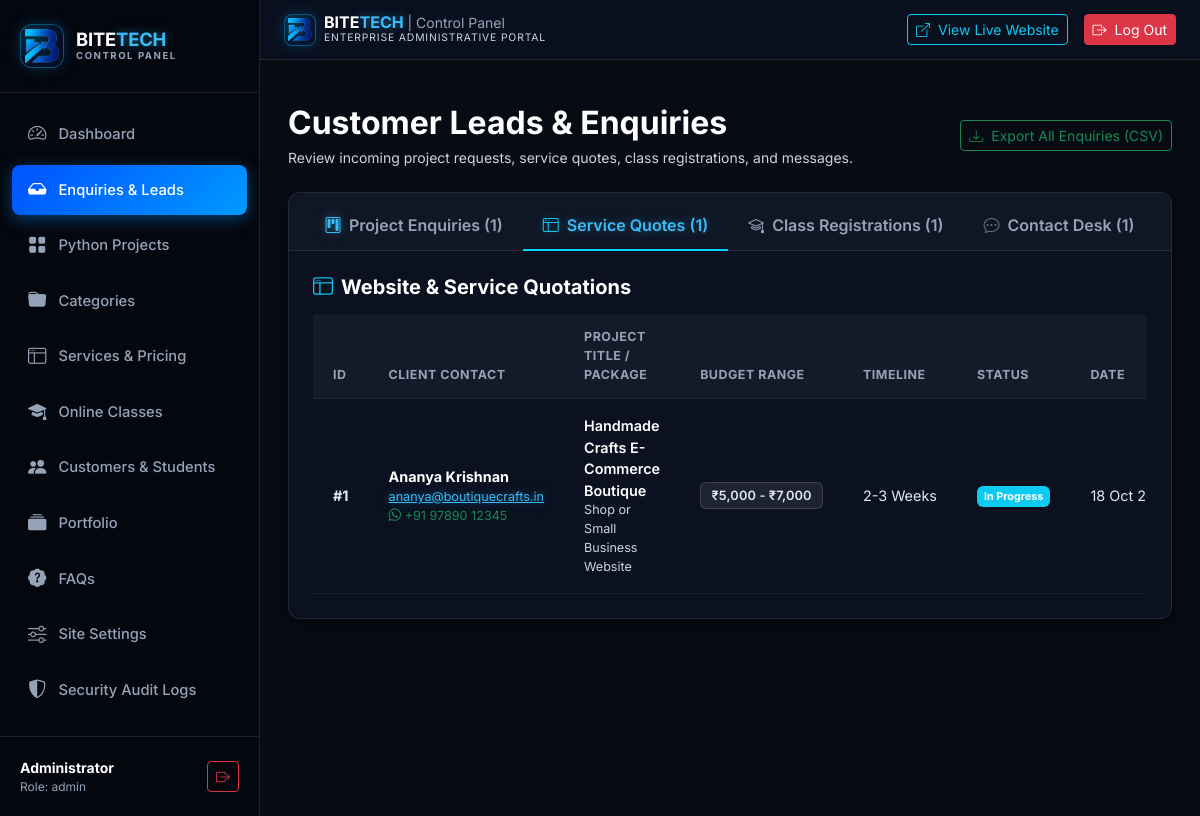
Screenshot of /admin/enquiries?type=services (signed in) with the database file from the repository.
### models.py (models this page shows, shortened)
class ServiceEnquiry(db.Model):
    __tablename__ = 'service_enquiries'
    id = db.Column(db.Integer, primary_key=True)
    user_id = db.Column(db.Integer, db.ForeignKey('users.id', ondelete='SET NULL'), nullable=True)
    service_id = db.Column(db.Integer, db.ForeignKey('services.id', ondelete='SET NULL'), nullable=True)
    client_name = db.Column(db.String(120), nullable=False)
    client_email = db.Column(db.String(120), nullable=False)
    client_phone = db.Column(db.String(30), nullable=False)
    project_title = db.Column(db.String(200), nullable=False)
    budget_range = db.Column(db.String(100), default='₹5,000 - ₹10,000')
    project_requirements = db.Column(db.Text, nullable=False)
    target_timeline = db.Column(db.String(100), default='1-2 Weeks')
    status = db.Column(db.String(30), default='New', nullable=False, index=True)
    admin_notes = db.Column(db.Text, nullable=True)
    company_response = db.Column(db.Text, nullable=True)
    created_at = db.Column(db.DateTime, default=utc_now, index=True)
    service = db.relationship('Service', back_populates='enquiries')
    user = db.relationship('User', back_populates='service_enquiries')

class Service(db.Model):
    __tablename__ = 'services'
    id = db.Column(db.Integer, primary_key=True)
    title = db.Column(db.String(200), nullable=False)
    slug = db.Column(db.String(200), unique=True, nullable=False, index=True)
    short_description = db.Column(db.String(350), nullable=False)
    full_description = db.Column(db.Text, nullable=False)
    starting_price = db.Column(db.String(100), default='₹5,000', nullable=False)
    price_integer = db.Column(db.Integer, default=5000, nullable=False)
    timeline = db.Column(db.String(100), default='5-7 Working Days', nullable=False)
    features = db.Column(db.Text, nullable=True)  # Newline-separated
    deliverables = db.Column(db.Text, nullable=True)  # Newline-separated
    project_requirements = db.Column(db.Text, nullable=True)
    hosting_duration = db.Column(db.String(200), default='Configurable (e.g. 1 Year or Not Included)', nullable=True)
    domain_included = db.Column(db.String(200), default='Optional / As configured by company', nullable=True)
    renewal_cost = db.Column(db.String(200), default='Billed annually as per selected hosting provider', nullable=True)
    additional_charges = db.Column(db.String(255), default='Payment gateway setup, extra pages, and premium plugins charged separately', nullable=True)
    is_published = db.Column(db.Boolean, default=True, nullable=False, index=True)
    is_featured = db.Column(db.Boolean, default=False, nullable=False)
    created_at = db.Column(db.DateTime, default=utc_now)
    updated_at = db.Column(db.DateTime, default=utc_now, onupdate=utc_now)
    enquiries = db.relationship('ServiceEnquiry', back_populates='service', cascade='all, delete-orphan')

### routes/admin.py (the view)
@admin_bp.route('/enquiries')
@admin_login_required
def enquiries():
    enquiry_type = request.args.get('type', 'all')
    status_filter = request.args.get('status', 'all')
    p_query = ProjectEnquiry.query
    c_query = CourseEnquiry.query
    s_query = ServiceEnquiry.query
    m_query = ContactMessage.query
    if status_filter != 'all':
        p_query = p_query.filter_by(status=status_filter)
        c_query = c_query.filter_by(status=status_filter)
        s_query = s_query.filter_by(status=status_filter)
        m_query = m_query.filter_by(status=status_filter)
    project_enquiries = p_query.order_by(ProjectEnquiry.created_at.desc()).all()
    course_enquiries = c_query.order_by(CourseEnquiry.created_at.desc()).all()
    service_enquiries = s_query.order_by(ServiceEnquiry.created_at.desc()).all()
    contact_messages = m_query.order_by(ContactMessage.created_at.desc()).all()
    return render_template(
        'admin/enquiries.html',
        enquiry_type=enquiry_type,
        status_filter=status_filter,
        project_enquiries=project_enquiries,
        course_enquiries=course_enquiries,
        service_enquiries=service_enquiries,
        contact_messages=contact_messages
    )

### models.py (called while the page is built)
    @property
    def is_admin(self):
        return self.role in ('admin', 'superadmin')

    @classmethod
    def get_setting(cls, key, default=''):
        try:
            item = cls.query.filter_by(key=key).first()
            return item.value if item and item.value is not None else default
        except Exception:
            return default

### security.py (called while the page is built)
def get_incident_mode():
    try:
        from models import SiteSetting
        return SiteSetting.get_setting('incident_mode', 'normal')
    except Exception:
        return 'normal'

### templates/admin/enquiries.html (shortened to what this page needs)
{% extends 'admin/base.html' %}
{% block content %}
<div class="d-flex flex-wrap align-items-center justify-content-between gap-3 mb-4">
  <div>
    <h2 class="fw-bold text-white mb-1">Customer Leads & Enquiries</h2>
    <p class="text-light-silver small mb-0">Review incoming project requests, service quotes, class registrations, and messages.</p>
  </div>
  <div class="d-flex gap-2">
    <a href="{{ url_for('admin.enquiries_export') }}" class="btn btn-outline-success btn-sm">
      <i class="bi bi-download me-1"></i> Export All Enquiries (CSV)
    </a>
  </div>
</div>
<div class="admin-card mb-4 p-0 overflow-hidden">
  <ul class="nav nav-tabs px-3 pt-2 border-bottom" id="enquiryTab" role="tablist">
    <li class="nav-item">
      <a class="nav-link {% if enquiry_type in ('all', 'projects') %}active fw-semibold{% endif %}" href="{{ url_for('admin.enquiries', type='projects') }}">
        <i class="bi bi-kanban text-cyan-glow me-1"></i> Project Enquiries ({{ project_enquiries|length }})
      </a>
    </li>
    <li class="nav-item">
      <a class="nav-link {% if enquiry_type == 'services' %}active fw-semibold{% endif %}" href="{{ url_for('admin.enquiries', type='services') }}">
        <i class="bi bi-window-sidebar text-info me-1"></i> Service Quotes ({{ service_enquiries|length }})
      </a>
    </li>
    <li class="nav-item">
      <a class="nav-link {% if enquiry_type == 'courses' %}active fw-semibold{% endif %}" href="{{ url_for('admin.enquiries', type='courses') }}">
        <i class="bi bi-mortarboard text-purple me-1"></i> Class Registrations ({{ course_enquiries|length }})
      </a>
    </li>
    <li class="nav-item">
      <a class="nav-link {% if enquiry_type == 'contacts' %}active fw-semibold{% endif %}" href="{{ url_for('admin.enquiries', type='contacts') }}">
        <i class="bi bi-chat-dots text-secondary me-1"></i> Contact Desk ({{ contact_messages|length }})
      </a>
    </li>
  </ul>
  <div class="p-4">
    {% if enquiry_type == 'services' %}
      <h5 class="fw-bold text-white mb-3"><i class="bi bi-window-sidebar text-info me-2"></i>Website & Service Quotations</h5>
      <div class="table-responsive">
        <table class="table table-hover align-middle small mb-0">
          <thead class="table-dark-header">
            <tr>
              <th>ID</th>
              <th>Client Contact</th>
              <th>Project Title / Package</th>
              <th>Budget Range</th>
              <th>Timeline</th>
              <th>Status</th>
              <th>Date</th>
            </tr>
          </thead>
          <tbody>
            {% for se in service_enquiries %}
              <tr>
                <td class="fw-bold text-light-silver">#{{ se.id }}</td>
                <td>
                  <div class="fw-bold text-white">{{ se.client_name }}</div>
                  <div class="text-light-silver small"><a href="mailto:{{ se.client_email }}" class="text-cyan-glow">{{ se.client_email }}</a></div>
                  <div class="text-success small"><i class="bi bi-whatsapp"></i> {{ se.client_phone }}</div>
                </td>
                <td>
                  <div class="fw-semibold text-white">{{ se.project_title }}</div>
                  <div class="text-light-silver small">{{ se.service.title if se.service else 'General Website' }}</div>
                </td>
                <td class="text-nowrap"><span class="badge badge-dark-pill">{{ se.budget_range }}</span></td>
                <td class="text-light-silver text-nowrap">{{ se.target_timeline }}</td>
                <td class="text-nowrap">
                  <span class="badge {% if se.status == 'New' %}bg-warning text-dark{% elif se.status == 'Completed' %}bg-success{% else %}bg-info text-dark{% endif %}">
                    {{ se.status }}
                  </span>
                </td>
                <td class="text-light-silver text-nowrap">{{ se.created_at.strftime('%d %b %Y') }}</td>
              </tr>
            {% else %}
              <tr><td colspan="8" class="text-center py-3 text-light-silver">No service enquiries found.</td></tr>
            {% endfor %}
          </tbody>
        </table>
      </div>
    {% endif %}
  </div>
</div>
{% endblock %}

### static/css/admin.css (style rules this page uses)
:root { --admin-sidebar-bg: #05070E; --admin-sidebar-hover: #111A2E; --admin-sidebar-active: #0052FF; --admin-bg: #070B14; --admin-card-bg: #0B1120; --admin-border: rgba(255, 255, 255, 0.10); --admin-text-main: #FFFFFF; --admin-text-muted: #94A3B8; --admin-primary: #0052FF; --admin-cyan: #00D2FF; }
body.admin-body { background-color: var(--admin-bg); color: var(--admin-text-main); font-family: 'Inter', -apple-system, sans-serif; min-height: 100vh; display: flex; }
.admin-card { background: var(--admin-card-bg); border: 1px solid var(--admin-border); border-radius: 12px; box-shadow: 0 4px 14px rgba(0, 0, 0, 0.5); overflow: hidden; margin-bottom: 1.75rem; }
.table-responsive { margin: 0; }
.table { margin-bottom: 0; vertical-align: middle; color: #FFFFFF !important; }
.table th { background-color: rgba(255, 255, 255, 0.03) !important; font-size: 0.78rem; font-weight: 700; text-transform: uppercase; letter-spacing: 0.04em; color: #94A3B8 !important; padding: 0.85rem 1.25rem; border-bottom: 1px solid var(--admin-border) !important; }
.table td { padding: 1rem 1.25rem; color: #E2E8F0 !important; font-size: 0.9rem; border-bottom: 1px solid rgba(255, 255, 255, 0.06) !important; background-color: transparent !important; }
.text-cyan-glow { color: #38BDF8 !important; text-shadow: 0 0 10px rgba(56, 189, 248, 0.5); }
.text-light-silver { color: #CBD5E1 !important; }
.badge, .badge-dark-pill, .badge-price, .badge-demo, .badge-level, .status-badge { display: inline-flex !important; align-items: center !important; justify-content: center !important; white-space: nowrap !important; vertical-align: middle !important; line-height: 1.25 !important; box-decoration-break: clone !important; -webkit-box-decoration-break: clone !important; }
.badge-dark-pill { background: rgba(255, 255, 255, 0.08) !important; color: #E2E8F0 !important; border: 1px solid rgba(255, 255, 255, 0.14) !important; font-weight: 600; padding: 0.28rem 0.65rem !important; border-radius: 6px !important; font-size: 0.8rem; letter-spacing: 0.01em; }
.table-dark-header th { background-color: rgba(255, 255, 255, 0.04) !important; color: #94A3B8 !important; font-size: 0.78rem; font-weight: 700; text-transform: uppercase; letter-spacing: 0.04em; border-bottom: 1px solid var(--admin-border) !important; }
.text-dark { color: #FFFFFF !important; }
.nav-tabs { border-bottom: 1px solid var(--admin-border) !important; background: rgba(255, 255, 255, 0.02) !important; }
.nav-tabs .nav-link { color: #94A3B8 !important; border: none !important; border-bottom: 2px solid transparent !important; padding: 0.75rem 1.25rem !important; font-weight: 600; transition: all 0.2s ease !important; }
.nav-tabs .nav-link.active { color: #38BDF8 !important; background-color: transparent !important; border-bottom: 2px solid #00D2FF !important; text-shadow: 0 0 10px rgba(56, 189, 248, 0.4); }
h1, h2, h3, h4, h5, h6 { color: #FFFFFF; }
button, .btn, [role="button"], [data-bs-toggle], [data-bs-dismiss], .nav-link { cursor: pointer !important; touch-action: manipulation; }

### rows the page displays
ServiceEnquiry: id "1", client_name "Ananya Krishnan", client_email "ananya@boutiquecrafts.in", client_phone "+91 97890 12345", project_title "Handmade Crafts E-Commerce Boutique", service "Shop or Small Business Website", budget_range "₹5,000 - ₹7,000", target_timeline "2-3 Weeks", status "In Progress", created_at "18 Oct…"

### other values shown
{{ session.get('admin_username', 'Administrator') }} "Administrator"
{{ session.get('admin_role', 'admin') }} "admin"
{{ project_enquiries|length }} "1"
{{ service_enquiries|length }} "1"
{{ course_enquiries|length }} "1"
{{ contact_messages|length }} "1"
